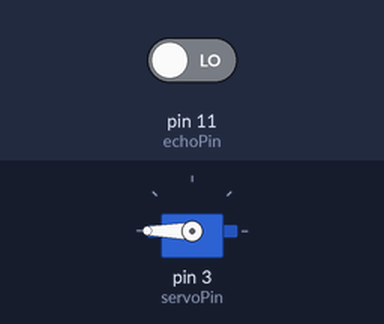
Recording of a sketch running on a simulated Arduino Uno, built with avr-gcc and run on an emulated ATmega328P. On the bench: servo. The inputs (shaded band) are chosen by the test bench; at power-on: pin 11 (echoPin) LOW.

Above: at 0.1 s.
Timing chart, 0 to 1.6 s (numbered marks = the images above):
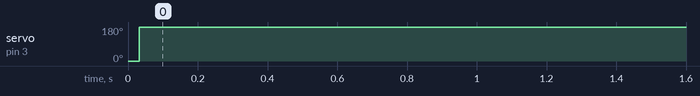

Measured:
- by itself, servo on pin 3 (servoPin): 0° → 180° at 0.03 s

The sketch:

Opdracht_6.ino
```cpp
#include <Servo.h>

// ServoMotor object aanmaken
Servo servoMotor;

// Pins vaststellen
const int trigPin = 10;
const int echoPin = 11;
const int servoPin = 3;

// Variabele voor het opslaan van de hoek
int angle;

// Methode om de afstand te meten met de sensor
float getCurrentDistance() {
  // triggerpuls om te starten met meten
  digitalWrite(trigPin, LOW);
  delay(2);

  digitalWrite(trigPin, HIGH);
  delay(10);
  digitalWrite(trigPin, LOW);

  // meet de reistijd van het geluid
  long duration = pulseIn(echoPin, HIGH, 20000);

  // zet de tijd om naar afstand in centimeters
  return duration * 0.0343 / 2;
}

// Methode om de afstand toe te wijzen aan een hoek en die op de servo toepassen
void writeAngles(float currentDistance) {
  // object verder dan 10cm dus rusten op 0 graden
  if (currentDistance >= 10) {
    angle = 0;
  }
  // object dichterbij dan 4cm dus 180 graden
  else if (currentDistance <= 4) {
    angle = 180;
  }
  // object tussen de 4 en 10cm dus hoek bepalen met een map
  else {
    angle = map(currentDistance, 10, 4, 0, 180);
  }
  // berekende hoek toepassen op de servo
  servoMotor.write(angle);
}

void setup() {
  // sensor pinnen op input en output zetten
  pinMode(trigPin, OUTPUT);
  pinMode(echoPin, INPUT);

  // Servo motor vastzetten en beginnen op 0
  servoMotor.attach(servoPin);
  servoMotor.write(0);
}

void loop() {
  // geef de afstand mee als parameter om de hoek te berekenen en toe te passen
  writeAngles(getCurrentDistance());
}
```
